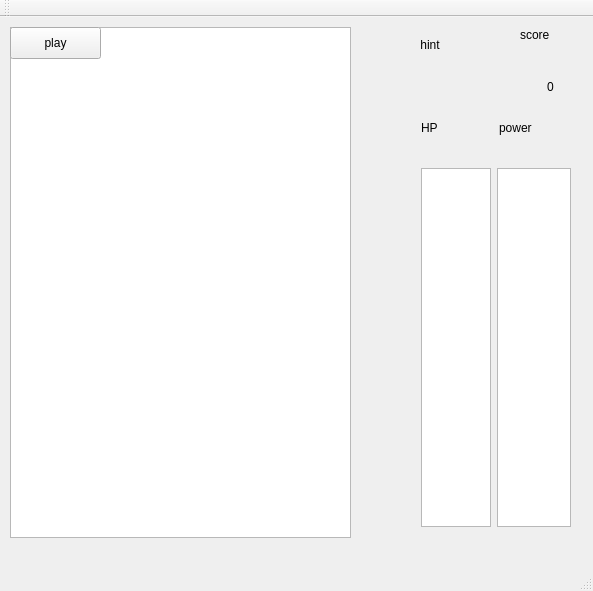
<?xml version="1.0" encoding="UTF-8"?>
<ui version="4.0">
 <class>MainWindow</class>
 <widget class="QMainWindow" name="MainWindow">
  <property name="geometry">
   <rect>
    <x>0</x>
    <y>0</y>
    <width>593</width>
    <height>591</height>
   </rect>
  </property>
  <property name="windowTitle">
   <string>MainWindow</string>
  </property>
  <widget class="QWidget" name="centralWidget">
   <widget class="QGraphicsView" name="sky">
    <property name="enabled">
     <bool>true</bool>
    </property>
    <property name="geometry">
     <rect>
      <x>10</x>
      <y>10</y>
      <width>341</width>
      <height>511</height>
     </rect>
    </property>
    <property name="verticalScrollBarPolicy">
     <enum>Qt::ScrollBarAlwaysOff</enum>
    </property>
    <property name="horizontalScrollBarPolicy">
     <enum>Qt::ScrollBarAlwaysOff</enum>
    </property>
    <property name="sizeAdjustPolicy">
     <enum>QAbstractScrollArea::AdjustToContents</enum>
    </property>
   </widget>
   <widget class="QLabel" name="score_1">
    <property name="geometry">
     <rect>
      <x>520</x>
      <y>10</y>
      <width>60</width>
      <height>16</height>
     </rect>
    </property>
    <property name="text">
     <string>score</string>
    </property>
   </widget>
   <widget class="QLabel" name="score_number_1">
    <property name="geometry">
     <rect>
      <x>510</x>
      <y>60</y>
      <width>81</width>
      <height>20</height>
     </rect>
    </property>
    <property name="layoutDirection">
     <enum>Qt::LeftToRight</enum>
    </property>
    <property name="text">
     <string>0</string>
    </property>
    <property name="alignment">
     <set>Qt::AlignCenter</set>
    </property>
   </widget>
   <widget class="QPushButton" name="canvasButton">
    <property name="geometry">
     <rect>
      <x>10</x>
      <y>10</y>
      <width>91</width>
      <height>32</height>
     </rect>
    </property>
    <property name="text">
     <string>play</string>
    </property>
   </widget>
   <widget class="QWidget" name="verticalLayoutWidget">
    <property name="geometry">
     <rect>
      <x>350</x>
      <y>10</y>
      <width>160</width>
      <height>80</height>
     </rect>
    </property>
    <layout class="QVBoxLayout" name="verticalLayout">
     <item>
      <widget class="QLabel" name="label">
       <property name="text">
        <string>hint</string>
       </property>
       <property name="alignment">
        <set>Qt::AlignCenter</set>
       </property>
      </widget>
     </item>
     <item>
      <widget class="QLabel" name="text_1">
       <property name="font">
        <font>
         <pointsize>28</pointsize>
        </font>
       </property>
       <property name="text">
        <string/>
       </property>
       <property name="alignment">
        <set>Qt::AlignCenter</set>
       </property>
       <property name="textInteractionFlags">
        <set>Qt::NoTextInteraction</set>
       </property>
      </widget>
     </item>
    </layout>
   </widget>
   <widget class="QWidget" name="verticalLayoutWidget_2">
    <property name="geometry">
     <rect>
      <x>410</x>
      <y>140</y>
      <width>172</width>
      <height>381</height>
     </rect>
    </property>
    <layout class="QVBoxLayout" name="verticalLayout_2">
     <item>
      <layout class="QHBoxLayout" name="horizontalLayout">
       <item>
        <widget class="QGraphicsView" name="health_bar_1">
         <property name="enabled">
          <bool>true</bool>
         </property>
         <property name="focusPolicy">
          <enum>Qt::NoFocus</enum>
         </property>
         <property name="autoFillBackground">
          <bool>false</bool>
         </property>
         <property name="verticalScrollBarPolicy">
          <enum>Qt::ScrollBarAlwaysOff</enum>
         </property>
         <property name="horizontalScrollBarPolicy">
          <enum>Qt::ScrollBarAlwaysOff</enum>
         </property>
         <property name="sizeAdjustPolicy">
          <enum>QAbstractScrollArea::AdjustToContentsOnFirstShow</enum>
         </property>
        </widget>
       </item>
       <item>
        <widget class="QGraphicsView" name="power_bar_1">
         <property name="enabled">
          <bool>true</bool>
         </property>
         <property name="focusPolicy">
          <enum>Qt::NoFocus</enum>
         </property>
         <property name="verticalScrollBarPolicy">
          <enum>Qt::ScrollBarAlwaysOff</enum>
         </property>
         <property name="horizontalScrollBarPolicy">
          <enum>Qt::ScrollBarAlwaysOff</enum>
         </property>
        </widget>
       </item>
      </layout>
     </item>
    </layout>
   </widget>
   <widget class="QWidget" name="horizontalLayoutWidget_2">
    <property name="geometry">
     <rect>
      <x>410</x>
      <y>90</y>
      <width>171</width>
      <height>41</height>
     </rect>
    </property>
    <layout class="QHBoxLayout" name="horizontalLayout_2">
     <item>
      <widget class="QLabel" name="hp_1">
       <property name="text">
        <string>HP</string>
       </property>
      </widget>
     </item>
     <item>
      <widget class="QLabel" name="label_1">
       <property name="text">
        <string>power</string>
       </property>
      </widget>
     </item>
    </layout>
   </widget>
  </widget>
  <widget class="QMenuBar" name="menuBar">
   <property name="geometry">
    <rect>
     <x>0</x>
     <y>0</y>
     <width>593</width>
     <height>24</height>
    </rect>
   </property>
  </widget>
  <widget class="QToolBar" name="mainToolBar">
   <attribute name="toolBarArea">
    <enum>TopToolBarArea</enum>
   </attribute>
   <attribute name="toolBarBreak">
    <bool>false</bool>
   </attribute>
  </widget>
  <widget class="QStatusBar" name="statusBar"/>
 </widget>
 <layoutdefault spacing="6" margin="11"/>
 <resources/>
 <connections/>
</ui>
